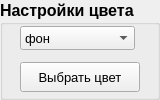
           <widget class="QGroupBox" name="groupBox_utils">
            <property name="minimumSize">
             <size>
              <width>160</width>
              <height>100</height>
             </size>
            </property>
            <property name="maximumSize">
             <size>
              <width>160</width>
              <height>100</height>
             </size>
            </property>
            <property name="font">
             <font>
              <family>MS Shell Dlg 2</family>
              <pointsize>12</pointsize>
              <weight>75</weight>
              <bold>true</bold>
             </font>
            </property>
            <property name="toolTip">
             <string/>
            </property>
            <property name="statusTip">
             <string>Настройки цвета</string>
            </property>
            <property name="title">
             <string>Настройки цвета</string>
            </property>
            <widget class="QWidget" name="layoutWidget">
             <property name="geometry">
              <rect>
               <x>10</x>
               <y>20</y>
               <width>141</width>
               <height>78</height>
              </rect>
             </property>
             <layout class="QGridLayout" name="gridLayout">
              <item row="0" column="0">
               <widget class="QComboBox" name="comboBox_color">
                <property name="minimumSize">
                 <size>
                  <width>115</width>
                  <height>24</height>
                 </size>
                </property>
                <property name="maximumSize">
                 <size>
                  <width>115</width>
                  <height>24</height>
                 </size>
                </property>
                <property name="font">
                 <font>
                  <pointsize>10</pointsize>
                  <weight>50</weight>
                  <bold>false</bold>
                  <kerning>true</kerning>
                 </font>
                </property>
                <property name="toolTip">
                 <string/>
                </property>
                <property name="statusTip">
                 <string>Нажмите, чтобы выбрать параметр для изменения цвета</string>
                </property>
                <item>
                 <property name="text">
                  <string>фон</string>
                 </property>
                </item>
                <item>
                 <property name="text">
                  <string>отрезок</string>
                 </property>
                </item>
                <item>
                 <property name="text">
                  <string>отсекатель</string>
                 </property>
                </item>
                <item>
                 <property name="text">
                  <string>результат</string>
                 </property>
                </item>
               </widget>
              </item>
              <item row="1" column="0">
               <widget class="QPushButton" name="pushButton_color">
                <property name="minimumSize">
                 <size>
                  <width>120</width>
                  <height>30</height>
                 </size>
                </property>
                <property name="maximumSize">
                 <size>
                  <width>120</width>
                  <height>30</height>
                 </size>
                </property>
                <property name="font">
                 <font>
                  <pointsize>10</pointsize>
                  <weight>50</weight>
                  <bold>false</bold>
                 </font>
                </property>
                <property name="toolTip">
                 <string>Нажмите, чтобы выбрать цвет</string>
                </property>
                <property name="statusTip">
                 <string>Нажмите, чтобы выбрать цвет </string>
                </property>
                <property name="text">
                 <string>Выбрать цвет</string>
                </property>
               </widget>
              </item>
             </layout>
            </widget>
           </widget>
